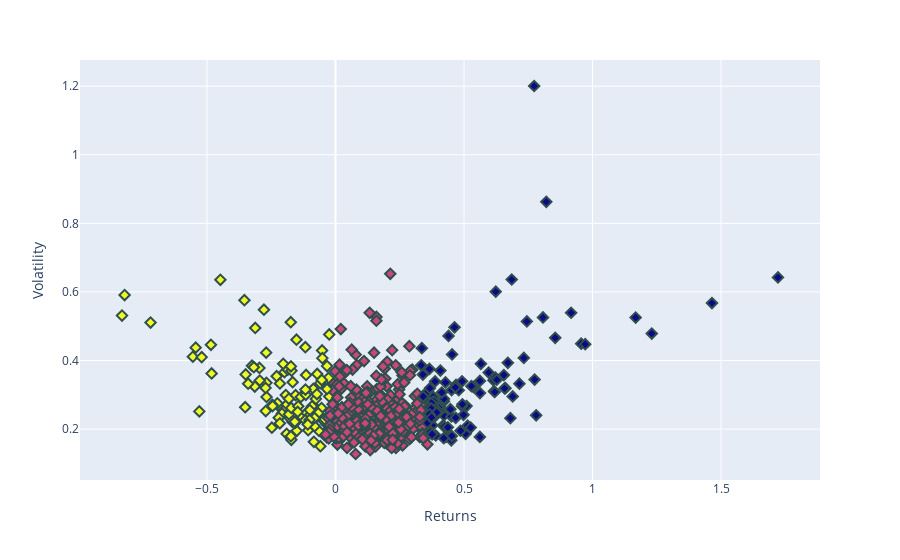

Notebook code cell kept with this figure:
### Code cell
# plot 2025-01-01
plot(data_eo24, returns_eo24, 3)

### Figure 1 — Plotly figure (JSON) as saved in the notebook; plotly's stock layout.template omitted (floating-point values rounded to 4 significant figures; data arrays with more than 128 entries replaced by an {"elided": "..."} marker saying what was removed)
{"data": [{"customdata": {"elided": "503x1 str values"}, "hovertemplate": "Returns=%{x}<br>Volatility=%{y}<br>Ticker=%{customdata[0]}<br>Cluster=%{marker.color}<extra></extra>", "legendgroup": "", "marker": {"color": {"elided": "503 int values"}, "coloraxis": "coloraxis", "symbol": "diamond", "line": {"color": "DarkSlateGrey", "width": 2}, "size": 8}, "mode": "markers", "name": "", "orientation": "v", "showlegend": false, "x": {"elided": "503 float values"}, "xaxis": "x", "y": {"elided": "503 float values"}, "yaxis": "y", "type": "scatter"}], "layout": {"xaxis": {"anchor": "y", "domain": [0.0, 1.0], "title": {"text": "Returns"}}, "yaxis": {"anchor": "x", "domain": [0.0, 1.0], "title": {"text": "Volatility"}}, "coloraxis": {"colorbar": {"title": {"text": "Cluster"}}, "colorscale": [[0.0, "#0d0887"], [0.1111, "#46039f"], [0.2222, "#7201a8"], [0.3333, "#9c179e"], [0.4444, "#bd3786"], [0.5556, "#d8576b"], [0.6667, "#ed7953"], [0.7778, "#fb9f3a"], [0.8889, "#fdca26"], [1.0, "#f0f921"]], "showscale": false}, "legend": {"tracegroupgap": 0}, "margin": {"t": 60}}}
